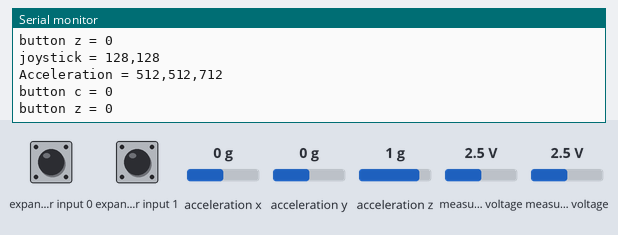
Bench run of a sketch on a simulated Arduino Uno, built with avr-gcc and run on an emulated ATmega328P. Parts: the last lines printed to the serial monitor. Wiring (inferred from the names in the program): Wii Nunchuk at I2C address 0x52. The test bench sets the inputs (shaded band); at power-on: acceleration x 0 g, measured voltage 2.5 V, expander input 0 HIGH, expander input 1 HIGH, acceleration y 0 g, acceleration z 1 g.

Above: at 1.2 s.
1.3 s: acceleration x set to -1.4 g
At 2.6 s:
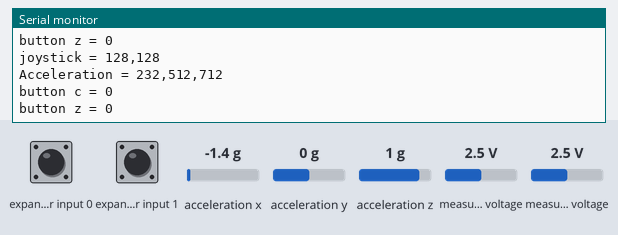
2.8 s: measured voltage (sensor 200) set to 0.1 V
4.3 s: measured voltage (sensor 201) set to 0.1 V
5.8 s: expander input 0 pulled LOW for 1.2 s
8.5 s: expander input 1 pulled LOW for 1.2 s
At 9.9 s:
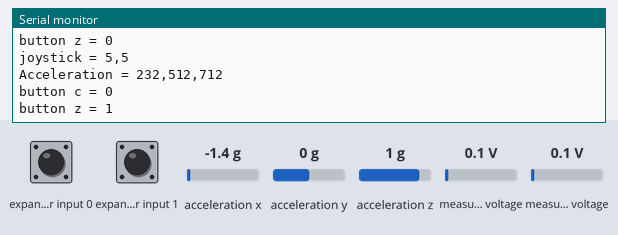
11.2 s: acceleration y set to -1.4 g
At 13.0 s:
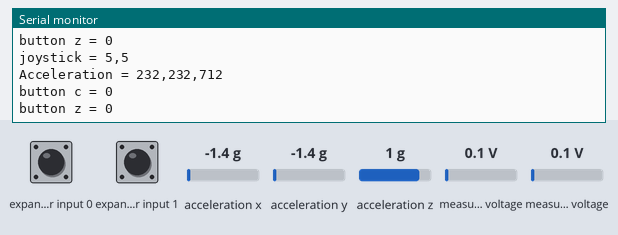

The sketch:

sketch.ino
```cpp
#include "nunchuck.h"
#include "nunchuck_status.h"

Nunchuck nunchuck;

void setup()
{
  Serial.begin(9600);
  nunchuck.setup();
}

void loop()
{
  NunchuckStatus *status = nunchuck.getStatus();

  Serial.print("joystick = ");
  Serial.print(status->getJoystickX());
  Serial.print(',');
  Serial.println(status->getJoystickY());

  Serial.print("Acceleration = ");
  Serial.print(status->getXAcceleration());
  Serial.print(',');
  Serial.print(status->getYAcceleration());
  Serial.print(',');
  Serial.println(status->getZAcceleration());

  Serial.print("button c = ");
  Serial.println(status->getCButton());
  Serial.print("button z = ");
  Serial.println(status->getZButton());

  delete status;

  delay(1000);
}
```

nunchuck.cpp
```cpp
// vim: set ft=arduino:

#include "nunchuck.h"
#include "nunchuck_status.h"

#include <Wire.h>

void Nunchuck::setup() {
  Wire.begin();
  handshake();
}

void Nunchuck::handshake() {
  sendHandshakeCommand();
  delay(1);
  getResponse();
}

NunchuckStatus *Nunchuck::getStatus() {
  if (update()) {
    return new NunchuckStatus(_buffer);
  } else {
    return NULL;
  }
}

bool Nunchuck::update() {
  sendUpdateCommand();
  delay(1);
  return getResponse();
}

void Nunchuck::sendHandshakeCommand() {
  Wire.beginTransmission(_nunchuckDeviceId);
  Wire.write(_handshakeCommand);
  Wire.write(_getUpdateCommand);
  Wire.endTransmission();
}

void Nunchuck::sendUpdateCommand() {
  Wire.beginTransmission(_nunchuckDeviceId);
  Wire.write(_getUpdateCommand);
  Wire.endTransmission();
}

bool Nunchuck::getResponse() {
  Wire.requestFrom(_nunchuckDeviceId, _packetSize);
  unsigned int currentByte;
  for(currentByte = 0; currentByte < _packetSize && Wire.available(); currentByte++) {
    _buffer[currentByte] = (Wire.read() ^ 0x17) + 0x17;
  }
  return currentByte == _packetSize;
}
```

nunchuck.h
```cpp
// vim: set ft=arduino:

#ifndef NUNCHUCK_H
#define NUNCHUCK_H

#include <Arduino.h>

class NunchuckStatus;

class Nunchuck {
  public:
  void setup();
  NunchuckStatus *getStatus();

  private:
  void handshake();
  bool update();

  void sendHandshakeCommand();
  void sendUpdateCommand();
  bool getResponse();

  static const byte _nunchuckDeviceId = 0x52;
  static const byte _handshakeCommand = 0x40;
  static const byte _getUpdateCommand = 0x00;
  static const unsigned int _packetSize = 6;
  byte _buffer[_packetSize];
};

#endif
```

nunchuck_status.cpp
```cpp
// vim: set ft=arduino:

#include "nunchuck_status.h"

NunchuckStatus::NunchuckStatus(const byte *buffer) {
  _joystickX = buffer[0];
  _joystickY = buffer[1];

  _accelerationX = (buffer[2] << 2) | ((buffer[5] >> 2) & 0x03);
  _accelerationY = (buffer[3] << 2) | ((buffer[5] >> 4) & 0x03);
  _accelerationZ = (buffer[4] << 2) | ((buffer[5] >> 6) & 0x03);

  _buttonC = !(buffer[5] & 0x01);
  _buttonZ = !(buffer[5] & 0x02);
}

const unsigned int NunchuckStatus::getJoystickX() const {
  return _joystickX;
}

const unsigned int NunchuckStatus::getJoystickY() const {
  return _joystickY;
}

const unsigned int NunchuckStatus::getXAcceleration() const {
  return _accelerationX;
}

const unsigned int NunchuckStatus::getYAcceleration() const {
  return _accelerationY;
}

const unsigned int NunchuckStatus::getZAcceleration() const {
  return _accelerationZ;
}

const bool NunchuckStatus::getCButton() const {
  return _buttonC;
}

const bool NunchuckStatus::getZButton() const {
  return _buttonZ;
}
```

nunchuck_status.h
```cpp
// vim: set ft=arduino:

#ifndef NUNCHUCK_STATUS_H
#define NUNCHUCK_STATUS_H

#include <Arduino.h>

class NunchuckStatus {
  public:
  NunchuckStatus(const byte *packet);

  const unsigned int getJoystickX() const;
  const unsigned int getJoystickY() const;
  const unsigned int getXAcceleration() const;
  const unsigned int getYAcceleration() const;
  const unsigned int getZAcceleration() const;
  const bool getCButton() const;
  const bool getZButton() const;

  private:

  unsigned int _joystickX, _joystickY;
  unsigned int _accelerationX, _accelerationY, _accelerationZ;
  bool _buttonC, _buttonZ;
};

#endif
```

Measured:
- after the input at 1.3 s, the serial monitor: prints a new line after 0.75 s (image 1)
- after the input at 8.5 s, the serial monitor: prints a new line after 0.67 s (image 2)
- after the input at 11.2 s, the serial monitor: prints a new line after 0.95 s (image 3)
